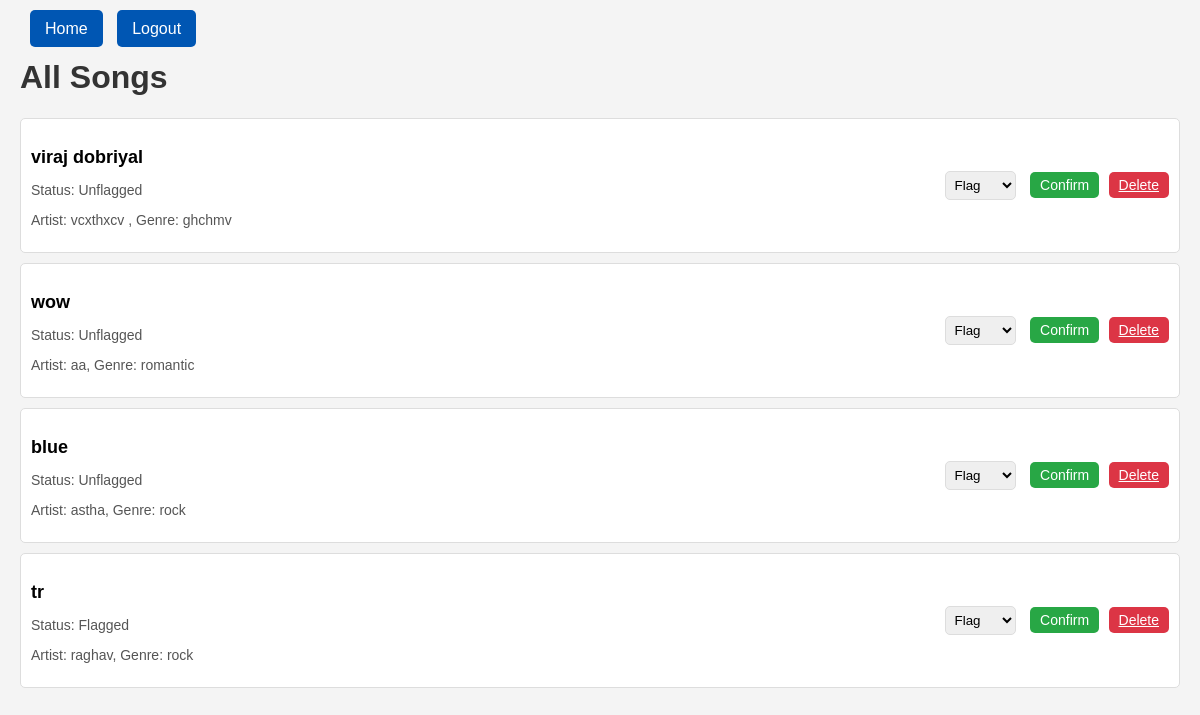
Screenshot of /admin_songs with the database file from the repository.
### model.py (models this page shows)
class Song(db.Model,UserMixin):
    __tablename__ = "songs"
    id = db.Column(db.Integer, primary_key=True, autoincrement=True)
    name = db.Column(db.String(80), unique=True, nullable=False)
    lyrics = db.Column(db.Text, nullable=False)
    creator_name = db.Column(db.String(80), nullable=False)
    creation_date = db.Column(db.DateTime, default=datetime.utcnow, nullable=False)
    rating= db.Column(db.Float, default=0.0)
    number=db.Column(db.Integer, default=0)
    genre = db.Column(db.String(120), nullable=False)
    flag=db.Column(db.Boolean(), default=False)
    album_id = db.Column(db.Integer, db.ForeignKey('albums.id'))
    album = db.relationship('Album', back_populates='songs')
    user_id = db.Column(db.Integer, db.ForeignKey('user.id'))
    user = db.relationship('User', back_populates='songs')

### app.py (the view)
@app.route('/admin_songs', methods=["GET","POST"])
def admin_songs():
    if request.method=="GET":
        songs=Song.query.all()
        return render_template("admin_songs.html", songs=songs)

### templates/admin_songs.html (shortened to what this page needs)
<!DOCTYPE html>
<html lang="en">
<head>
</head>
<body>
    <div class="top-buttons">
        <div>
            <a href="/admin_dashboard"class="creator-btn">Home</a>
            <a href="/logout" class="creator-btn"> Logout</a>
        </div>
    </div>
    <h1>All Songs</h1>
    <ul class="flagged-list">
        {% for song in songs %}
            <li class="flagged-item">
                <div>
                    <p class="flagged-title">{{ song.name }}</p>
                    <p class="flagged-description">Status: {{ "Flagged" if song.flag else "Unflagged" }}</p>
                    <p class="flagged-description">Artist: {{ song.creator_name }}, Genre: {{ song.genre }}</p>
                </div>
                <div>
                    <form method="POST" action="{{ url_for('admin_songss', song_id=song.id) }}">
                        <select class="flag-dropdown" name="flag_action">
                            <option value="1">Flag</option>
                        </select>
                        <button type="submit" class="confirm-button">Confirm</button>
                        <a href="{{url_for('admin_delete_song', song_id=song.id)}}" class="delete-button" onclick="return confirm('Are you sure you want to delete?')">Delete</a>
                    </form>
                </div>
            </li>
        {% endfor %}
    </ul>
</body>
</html>

### templates/admin_songs.html (style rules this page uses)
body { font-family: 'Arial', sans-serif; margin: 20px; background-color: #f4f4f4; }
h1 { color: #333; }
.logout-btn, .home-btn, .creator-btn { padding: 10px 15px; margin-left: 10px; text-decoration: none; color: #fff; background-color: #0056b3; border: none; border-radius: 5px; cursor: pointer; transition: background-color 0.3s ease; }
.flagged-list { list-style: none; padding: 0; }
.flagged-item { display: flex; justify-content: space-between; border: 1px solid #ddd; border-radius: 5px; padding: 10px; margin-bottom: 10px; background-color: #fff; align-items: center; }
.flagged-title { font-size: 18px; font-weight: bold; margin-bottom: 5px; }
.flagged-description { font-size: 14px; color: #555; }
.flag-dropdown { margin-right: 10px; padding: 5px; border: 1px solid #ddd; border-radius: 5px; }
.confirm-button, .delete-button { padding: 5px 10px; border: none; border-radius: 5px; cursor: pointer; font-size: 14px; }
.confirm-button { background-color: #28a745; color: #fff; margin-right: 5px; }
.delete-button { background-color: #dc3545; color: #fff; }

### rows the page displays
Song: name "viraj dobriyal", flag "Unflagged", creator_name "vcxthxcv", genre "ghchmv"
Song: name "wow", flag "Unflagged", creator_name "aa", genre "romantic"
Song: name "blue", flag "Unflagged", creator_name "astha", genre "rock"
Song: name "tr", flag "Flagged", creator_name "raghav", genre "rock"
